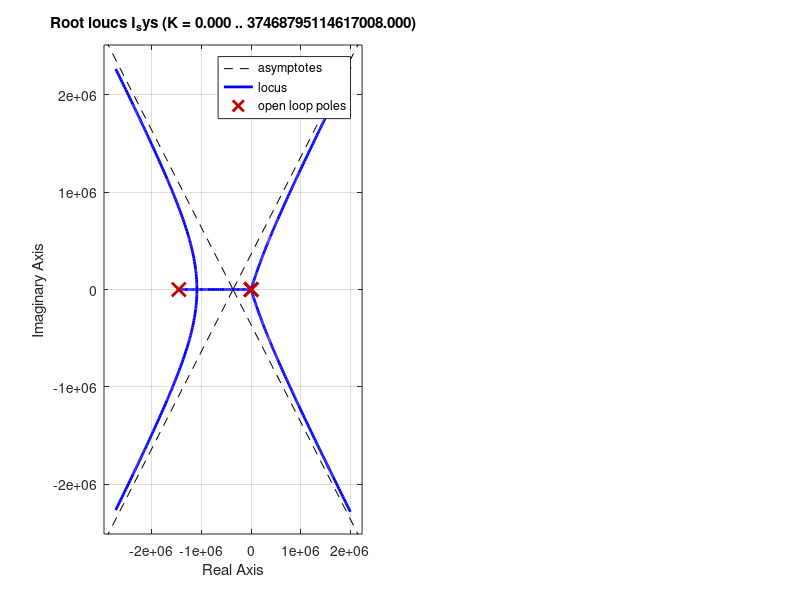

Recreate this plot in MATLAB. (Note: this script raises an error after producing the figure.)
%integral Control

clc; clear all; close all;
J=3.2284E-6;
b=3.5077E-6;
K=0.0274;
R=4;
L=2.75E-6;
num=K;
den=[(J*L) ((J*R)+(L*b)) ((b*R)+K^2) 0];
sys=tf (num,den);
numcf=[1];
dencf=[1 0];
controller=tf(numcf,dencf);
I_sys=controller*sys;
subplot(1,2,1)
rlocus(I_sys);
sgrid(0.5,0)
axis([-400 100 -200 200])
[k poles]=rlocfind(I_sys);
feedbk_sys=feedback(k*I_sys,1);
subplot(1,2,2)
dis_sys=feedbk_sys/(k*controller);
step(dis_sys,0:.001:1);